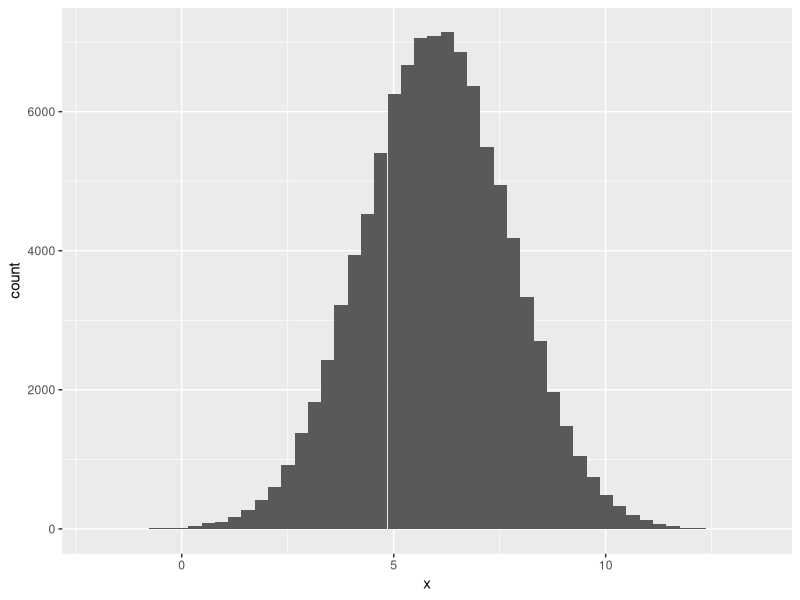
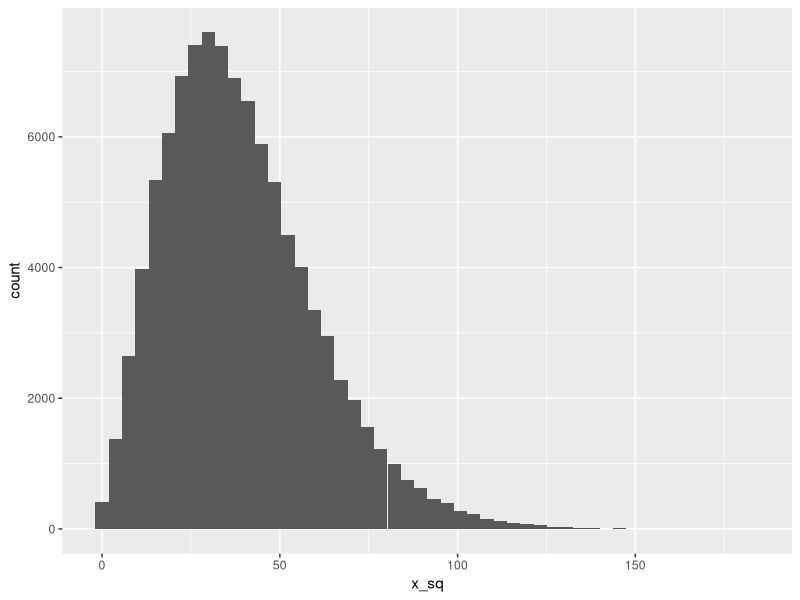
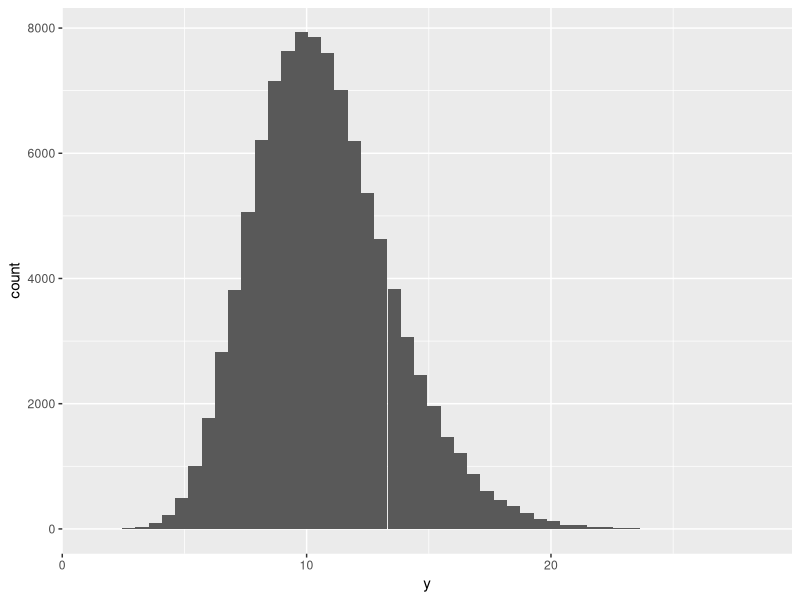
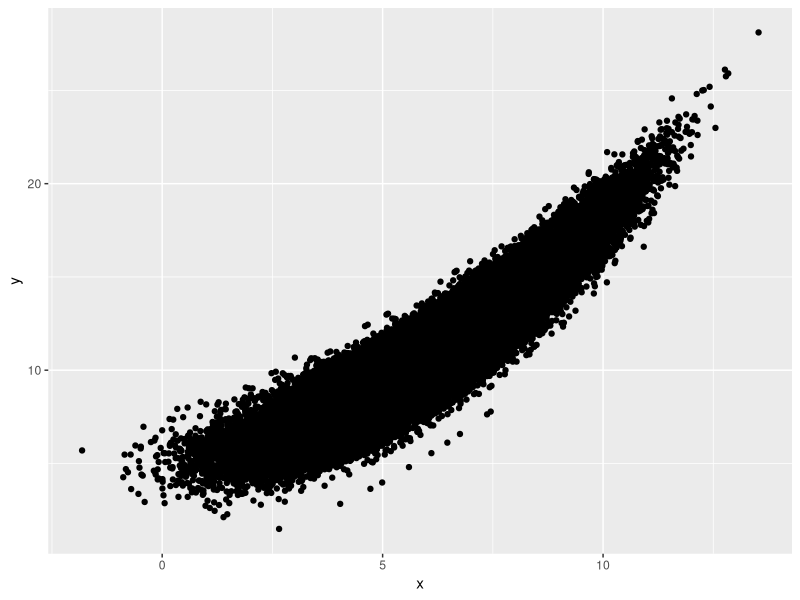

Write the R code that produced these figures, in order.
## ---- chunk 1
knitr::opts_chunk$set(echo = TRUE)

library(tidyverse)
## ---- chunk 2
set.seed(810)
## ---- chunk 3
x <- rnorm(100000, mean = 6, sd = sqrt(3))
alpha <- 5
e <- rnorm(10000, 0, 1)

y <- alpha + 0.3*x + 0.1*x^2 + e

dataset <- data.frame(x = x, x_sq = x^2, y = y)
## ---- chunk 4
dataset %>%
    ggplot(aes(x = x)) + geom_histogram(bins = 50)

dataset %>%
    ggplot(aes(x = x_sq)) + geom_histogram(bins = 50)

dataset %>%
    ggplot(aes(x = y)) + geom_histogram(bins = 50)
## ---- chunk 5
dataset %>%
    ggplot(aes(x = x, y = y)) + geom_point()
## ---- chunk 6
dataset %>% 
   group_by((row_number()-1) %/% (n()/1000)) %>%
   nest %>% pull(data)

